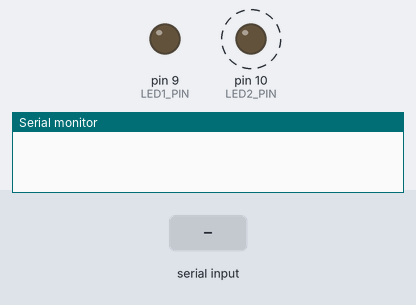
A sketch run on a simulated Arduino Uno, built with avr-gcc and run on an emulated ATmega328P. Parts: output pins drawn as LEDs (lit = HIGH), the last lines printed to the serial monitor. Dashed ring = blinking. The test bench sets the inputs (shaded band).

Above: at 0.1 s.
At 1.2 s:
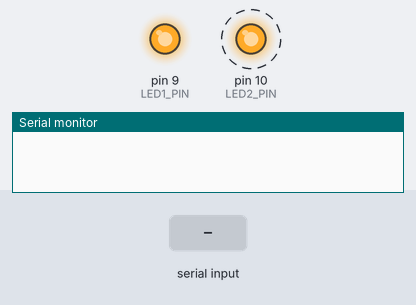
1.3 s: "P190\n" received over Serial
4.3 s: "P290\n" received over Serial
At 4.62 s:
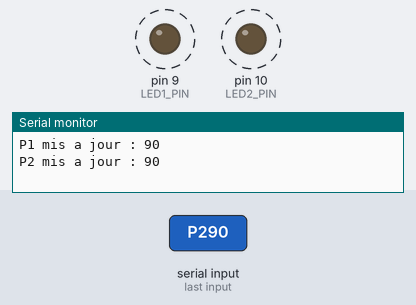
Timing chart, 0 to 13.3 s (numbered marks = the images above; inputs shaded):
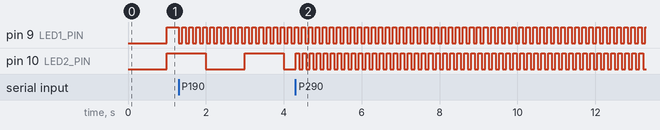

The sketch:

Ex1_deux_LEDs.ino
```cpp
const int LED1_PIN = 9;
const int LED2_PIN = 10;
long P1 = 1000;
long P2 = 1000;
unsigned long previousMillis1 = 0;
unsigned long previousMillis2 = 0;

void setup() {
  pinMode(LED1_PIN, OUTPUT);
  pinMode(LED2_PIN, OUTPUT);
  Serial.begin(9600);
}

void loop() {
  unsigned long currentMillis = millis();
  if (currentMillis - previousMillis1 >= P1) {
    previousMillis1 = currentMillis;
    digitalWrite(LED1_PIN, !digitalRead(LED1_PIN));
  }
  if (currentMillis - previousMillis2 >= P2) {
    previousMillis2 = currentMillis;
    digitalWrite(LED2_PIN, !digitalRead(LED2_PIN));
  }
  if (Serial.available() > 0) {
    String input = Serial.readStringUntil('\n');
    input.trim();
    input.toUpperCase();
    if (input.startsWith("P1")) {
      long v = input.substring(2).toInt();
      if (v > 0) { P1 = v; Serial.print("P1 mis a jour : "); Serial.println(P1); }
    } else if (input.startsWith("P2")) {
      long v = input.substring(2).toInt();
      if (v > 0) { P2 = v; Serial.print("P2 mis a jour : "); Serial.println(P2); }
    }
  }
}
```

Measured:
- after the input at 4.3 s, pin 10 (LED2_PIN): alternates HIGH for 0.09 s and LOW for 0.09 s, starting at once
- by itself, pin 9 (LED1_PIN): alternates HIGH for 0.09 s and LOW for 0.09 s
